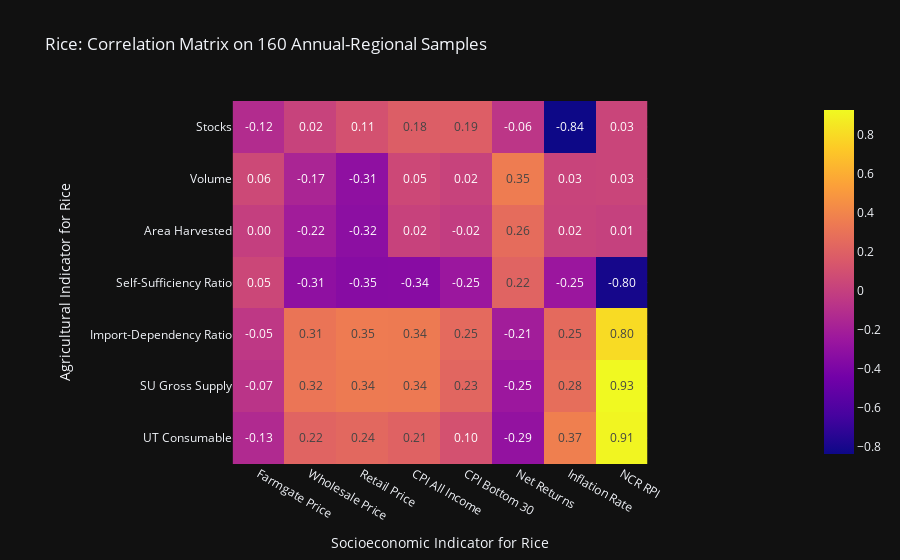
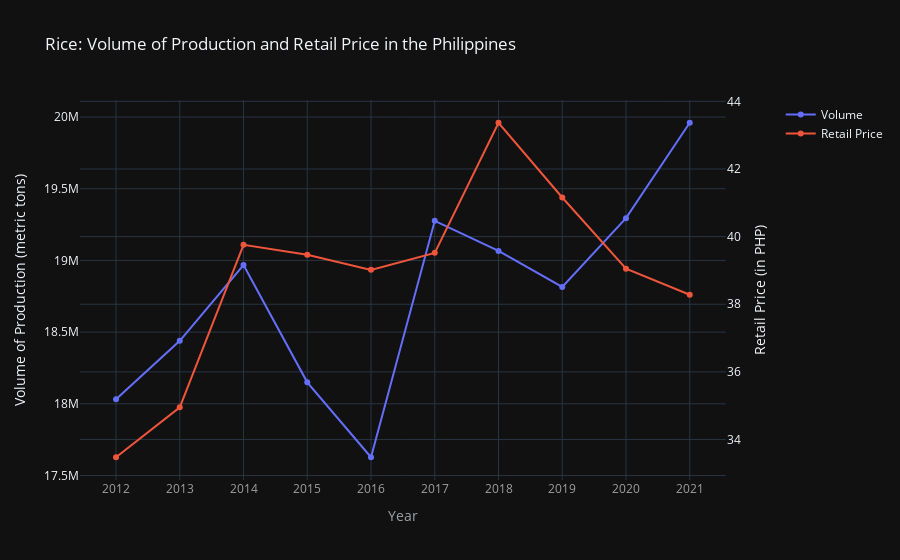
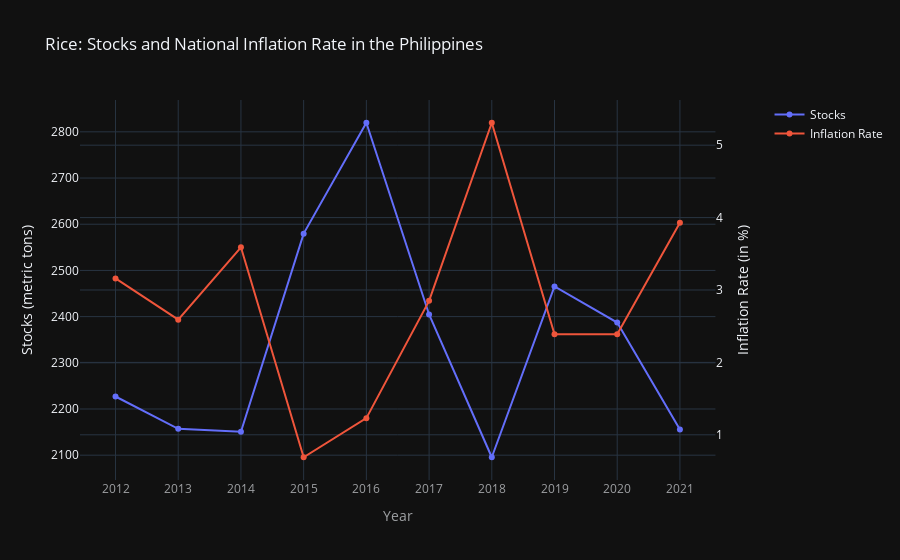
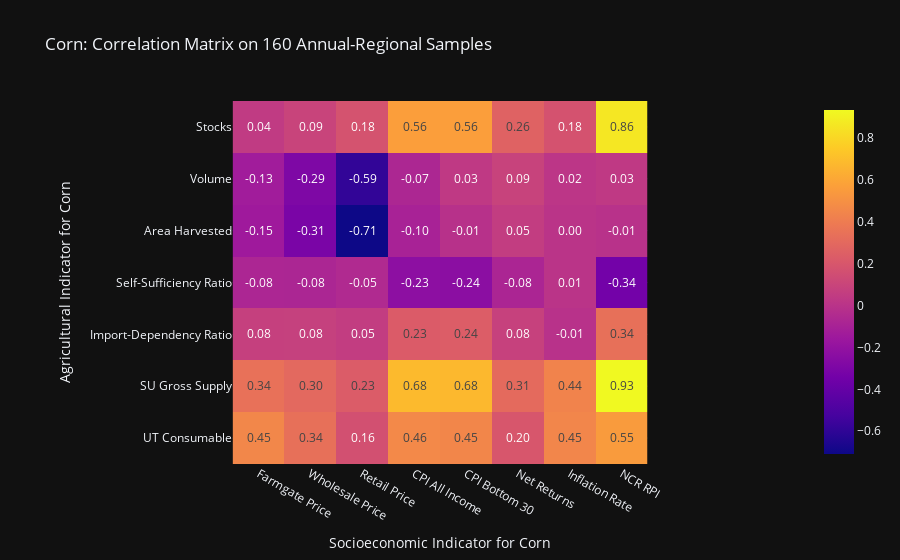

The cell these charts' notebook holds for them, in order:
### Markdown cell above
### Data Visualizations

### Code cell
# @Visualizations
from termcolor import cprint
REGEN_PLOTS = True

# for x in ["Volume", "Area Harvested"]:
#     for y in ["Retail Price", "Wholesale Price", "Farmgate Price", "CPI All Income", "CPI Bottom 30"]:
#         fig = px.scatter(df, x=x, y=y)
#         # fig.show()
        
# Correlation Matrix for Annual-Regions
# NOTE: Filter != or == philippines
for commodity in df["Commodity"].unique():
    tdf = df[(df["Geolocation"] != "philippines") & (df["Commodity"] == commodity)]
    samples = tdf.shape[0]
    # NOTE: pearson|kendall|spearman
    contingency = tdf.iloc[:, 3:].corr(method="pearson")
    idx = list(contingency.columns).index("Farmgate Price")
    cont_1 = contingency.iloc[:idx, idx:]
    fig1 = px.imshow(cont_1, text_auto=True, title=f"{commodity}: Correlation Matrix on {samples} Annual-Regional Samples",
                    labels=dict(x=f"Socioeconomic Indicator for {commodity}", y=f"Agricultural Indicator for {commodity}"))
    fig1.update_traces(
        texttemplate='%{z:.2f}',
        hovertemplate=("x: %{x}<br>y: %{y}<br><b>Correlation: %{z}</b><extra></extra>")
    )
    fig1.update_layout(template="plotly_dark")
    fig1.show()
    
    mask = (df["Geolocation"] == "philippines") & (df["Commodity"] == commodity)
    fig = dual_plot(df[mask], "Period", "Volume", "Retail Price",
                    f"{commodity}: Volume of Production and Retail Price in the Philippines",
                    "Year", "Volume of Production (metric tons)", "Retail Price (in PHP)")
    fig.update_layout(template="plotly_dark", hovermode="x unified", hoverlabel=dict(bgcolor="rgba(17,17,17,0.75)"))
    fig.update_xaxes(showspikes=True, color="rgba(205,208,212,0.75)")
    fig.show()

    fig3 = dual_plot(df[mask], "Period", "Stocks", "Inflation Rate",
                    f"{commodity}: Stocks and National Inflation Rate in the Philippines",
                    "Year", "Stocks (metric tons)", "Inflation Rate (in %)")
    fig3.update_layout(template="plotly_dark", hovermode="x unified")
    fig3.update_layout(template="plotly_dark", hovermode="x unified", hoverlabel=dict(bgcolor="rgba(17,17,17,0.75)"))
    fig3.update_xaxes(showspikes=True, color="rgba(205,208,212,0.75)")
    fig3.show()
    
    if REGEN_PLOTS:
        fig_to_div(fig1, f"plots/annual-regional/{commodity}_heatmap_div.html")
        fig_to_html(fig1, f"plots/annual-regional/{commodity}_heatmap.html")
        fig_to_png(fig1, f"plots/annual-regional/{commodity}_heatmap.png")
        
        fig_to_div(fig, f"plots/annual-regional/{commodity}_dual_volume-retail_div.html")
        fig_to_html(fig, f"plots/annual-regional/{commodity}_dual_volume-retail.html")
        fig_to_png(fig, f"plots/annual-regional/{commodity}_dual_volume-retail.png")

        fig_to_div(fig3, f"plots/annual-regional/{commodity}_dual_stocks-inflation_div.html")
        fig_to_html(fig3, f"plots/annual-regional/{commodity}_dual_stocks-inflation.html")
        fig_to_png(fig3, f"plots/annual-regional/{commodity}_dual_stocks-inflation.png")
    
    # Hypothesis testing for commodity
    tdf = df.dropna()
    agri_cols = df.columns[3:10]
    market_cols = df.columns[10:]
    alpha = 0.05
    for x in agri_cols:
        for y in market_cols:
            agri, market = tdf[x], tdf[y]
            r_stat, p_value = stats.pearsonr(agri, market)  # Pearson's r
            if p_value < alpha:
                cprint(f"{x} <-> {y} = {round(p_value, 3)}: Significant relationship exists.", "red")
            else:
                print(f"{x} </> {y} = {round(p_value, 3)}: No significant relationship exists.")

### Figure 1 — Plotly figure (JSON) as saved in the notebook; plotly's stock layout.template omitted (floating-point values rounded to 4 significant figures)
{"data": [{"coloraxis": "coloraxis", "hovertemplate": "x: %{x}<br>y: %{y}<br><b>Correlation: %{z}</b><extra></extra>", "name": "0", "texttemplate": "%{z:.2f}", "type": "heatmap", "x": ["Farmgate Price", "Wholesale Price", "Retail Price", "CPI All Income", "CPI Bottom 30", "Net Returns", "Inflation Rate", "NCR RPI"], "xaxis": "x", "y": ["Stocks", "Volume", "Area Harvested", "Self-Sufficiency Ratio", "Import-Dependency Ratio", "SU Gross Supply", "UT Consumable"], "yaxis": "y", "z": [[-0.1205, 0.01807, 0.1052, 0.1849, 0.186, -0.05871, -0.8354, 0.03437], [0.05684, -0.1651, -0.3103, 0.05308, 0.02157, 0.3536, 0.02771, 0.03301], [-0.004058, -0.2183, -0.3229, 0.01698, -0.01837, 0.2621, 0.01867, 0.006349], [0.04822, -0.3103, -0.348, -0.342, -0.2513, 0.2159, -0.2535, -0.8033], [-0.04617, 0.3118, 0.3489, 0.3427, 0.2521, -0.2143, 0.2549, 0.8024], [-0.07237, 0.316, 0.3427, 0.3369, 0.2307, -0.2502, 0.2754, 0.9258], [-0.1326, 0.2182, 0.239, 0.2089, 0.1035, -0.2902, 0.372, 0.9072]]}], "layout": {"coloraxis": {"colorscale": [[0, "#0d0887"], [0.1111, "#46039f"], [0.2222, "#7201a8"], [0.3333, "#9c179e"], [0.4444, "#bd3786"], [0.5556, "#d8576b"], [0.6667, "#ed7953"], [0.7778, "#fb9f3a"], [0.8889, "#fdca26"], [1, "#f0f921"]]}, "title": {"text": "Rice: Correlation Matrix on 160 Annual-Regional Samples"}, "xaxis": {"anchor": "y", "constrain": "domain", "domain": [0, 1], "scaleanchor": "y", "title": {"text": "Socioeconomic Indicator for Rice"}}, "yaxis": {"anchor": "x", "autorange": "reversed", "constrain": "domain", "domain": [0, 1], "title": {"text": "Agricultural Indicator for Rice"}}}}

### Figure 2 — Plotly figure (JSON) as saved in the notebook; plotly's stock layout.template omitted (floating-point values rounded to 4 significant figures)
{"data": [{"name": "Volume", "type": "scatter", "x": ["2012", "2013", "2014", "2015", "2016", "2017", "2018", "2019", "2020", "2021"], "xaxis": "x", "y": [18030000.0, 18440000.0, 18970000.0, 18150000.0, 17630000.0, 19280000.0, 19070000.0, 18810000.0, 19290000.0, 19960000.0], "yaxis": "y"}, {"name": "Retail Price", "type": "scatter", "x": ["2012", "2013", "2014", "2015", "2016", "2017", "2018", "2019", "2020", "2021"], "xaxis": "x", "y": [33.48, 34.95, 39.76, 39.47, 39.02, 39.52, 43.37, 41.16, 39.05, 38.28], "yaxis": "y2"}], "layout": {"hoverlabel": {"bgcolor": "rgba(17,17,17,0.75)"}, "hovermode": "x unified", "title": {"text": "Rice: Volume of Production and Retail Price in the Philippines"}, "xaxis": {"anchor": "y", "color": "rgba(205,208,212,0.75)", "domain": [0, 0.94], "showspikes": true, "title": {"text": "Year"}}, "yaxis": {"anchor": "x", "domain": [0, 1], "title": {"text": "Volume of Production (metric tons)"}}, "yaxis2": {"anchor": "x", "overlaying": "y", "side": "right", "title": {"text": "Retail Price (in PHP)"}}}}

### Figure 3 — Plotly figure (JSON) as saved in the notebook; plotly's stock layout.template omitted (floating-point values rounded to 4 significant figures)
{"data": [{"name": "Stocks", "type": "scatter", "x": ["2012", "2013", "2014", "2015", "2016", "2017", "2018", "2019", "2020", "2021"], "xaxis": "x", "y": [2227.0, 2157.0, 2151.0, 2580.0, 2820.0, 2405.0, 2096.0, 2465.0, 2387.0, 2156.0], "yaxis": "y"}, {"name": "Inflation Rate", "type": "scatter", "x": ["2012", "2013", "2014", "2015", "2016", "2017", "2018", "2019", "2020", "2021"], "xaxis": "x", "y": [3.16, 2.59, 3.59, 0.69, 1.23, 2.85, 5.31, 2.39, 2.39, 3.93], "yaxis": "y2"}], "layout": {"hoverlabel": {"bgcolor": "rgba(17,17,17,0.75)"}, "hovermode": "x unified", "title": {"text": "Rice: Stocks and National Inflation Rate in the Philippines"}, "xaxis": {"anchor": "y", "color": "rgba(205,208,212,0.75)", "domain": [0, 0.94], "showspikes": true, "title": {"text": "Year"}}, "yaxis": {"anchor": "x", "domain": [0, 1], "title": {"text": "Stocks (metric tons)"}}, "yaxis2": {"anchor": "x", "overlaying": "y", "side": "right", "title": {"text": "Inflation Rate (in %)"}}}}

### Figure 4 — Plotly figure (JSON) as saved in the notebook; plotly's stock layout.template omitted (floating-point values rounded to 4 significant figures)
{"data": [{"coloraxis": "coloraxis", "hovertemplate": "x: %{x}<br>y: %{y}<br><b>Correlation: %{z}</b><extra></extra>", "name": "0", "texttemplate": "%{z:.2f}", "type": "heatmap", "x": ["Farmgate Price", "Wholesale Price", "Retail Price", "CPI All Income", "CPI Bottom 30", "Net Returns", "Inflation Rate", "NCR RPI"], "xaxis": "x", "y": ["Stocks", "Volume", "Area Harvested", "Self-Sufficiency Ratio", "Import-Dependency Ratio", "SU Gross Supply", "UT Consumable"], "yaxis": "y", "z": [[0.04409, 0.0946, 0.1799, 0.5643, 0.5629, 0.2611, 0.176, 0.8633], [-0.1348, -0.2894, -0.5907, -0.07036, 0.0347, 0.08976, 0.01698, 0.0338], [-0.147, -0.3096, -0.7086, -0.09671, -0.01064, 0.05336, 0.002637, -0.007078], [-0.07503, -0.07653, -0.05303, -0.2269, -0.2361, -0.07966, 0.00673, -0.3385], [0.07503, 0.07653, 0.05303, 0.2269, 0.2361, 0.07966, -0.00673, 0.3385], [0.3429, 0.2989, 0.2306, 0.6843, 0.675, 0.3069, 0.4359, 0.9341], [0.4527, 0.3376, 0.1618, 0.4628, 0.4503, 0.2001, 0.4466, 0.5477]]}], "layout": {"coloraxis": {"colorscale": [[0, "#0d0887"], [0.1111, "#46039f"], [0.2222, "#7201a8"], [0.3333, "#9c179e"], [0.4444, "#bd3786"], [0.5556, "#d8576b"], [0.6667, "#ed7953"], [0.7778, "#fb9f3a"], [0.8889, "#fdca26"], [1, "#f0f921"]]}, "title": {"text": "Corn: Correlation Matrix on 160 Annual-Regional Samples"}, "xaxis": {"anchor": "y", "constrain": "domain", "domain": [0, 1], "scaleanchor": "y", "title": {"text": "Socioeconomic Indicator for Corn"}}, "yaxis": {"anchor": "x", "autorange": "reversed", "constrain": "domain", "domain": [0, 1], "title": {"text": "Agricultural Indicator for Corn"}}}}
